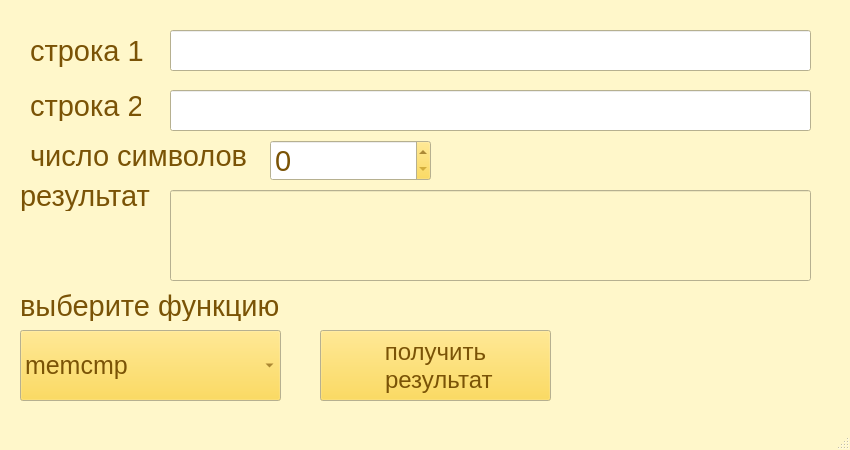
<?xml version="1.0" encoding="UTF-8"?>
<ui version="4.0">
 <class>MainWindow</class>
 <widget class="QMainWindow" name="MainWindow">
  <property name="geometry">
   <rect>
    <x>0</x>
    <y>0</y>
    <width>850</width>
    <height>450</height>
   </rect>
  </property>
  <property name="minimumSize">
   <size>
    <width>850</width>
    <height>450</height>
   </size>
  </property>
  <property name="maximumSize">
   <size>
    <width>850</width>
    <height>450</height>
   </size>
  </property>
  <property name="palette">
   <palette>
    <active>
     <colorrole role="WindowText">
      <brush brushstyle="SolidPattern">
       <color alpha="255">
        <red>122</red>
        <green>83</green>
        <blue>6</blue>
       </color>
      </brush>
     </colorrole>
     <colorrole role="Button">
      <brush brushstyle="SolidPattern">
       <color alpha="255">
        <red>253</red>
        <green>209</green>
        <blue>50</blue>
       </color>
      </brush>
     </colorrole>
     <colorrole role="Text">
      <brush brushstyle="SolidPattern">
       <color alpha="255">
        <red>122</red>
        <green>83</green>
        <blue>6</blue>
       </color>
      </brush>
     </colorrole>
     <colorrole role="ButtonText">
      <brush brushstyle="SolidPattern">
       <color alpha="255">
        <red>122</red>
        <green>83</green>
        <blue>6</blue>
       </color>
      </brush>
     </colorrole>
     <colorrole role="Window">
      <brush brushstyle="SolidPattern">
       <color alpha="255">
        <red>255</red>
        <green>247</green>
        <blue>202</blue>
       </color>
      </brush>
     </colorrole>
    </active>
    <inactive>
     <colorrole role="WindowText">
      <brush brushstyle="SolidPattern">
       <color alpha="255">
        <red>122</red>
        <green>83</green>
        <blue>6</blue>
       </color>
      </brush>
     </colorrole>
     <colorrole role="Button">
      <brush brushstyle="SolidPattern">
       <color alpha="255">
        <red>253</red>
        <green>209</green>
        <blue>50</blue>
       </color>
      </brush>
     </colorrole>
     <colorrole role="Text">
      <brush brushstyle="SolidPattern">
       <color alpha="255">
        <red>122</red>
        <green>83</green>
        <blue>6</blue>
       </color>
      </brush>
     </colorrole>
     <colorrole role="ButtonText">
      <brush brushstyle="SolidPattern">
       <color alpha="255">
        <red>122</red>
        <green>83</green>
        <blue>6</blue>
       </color>
      </brush>
     </colorrole>
     <colorrole role="Window">
      <brush brushstyle="SolidPattern">
       <color alpha="255">
        <red>255</red>
        <green>247</green>
        <blue>202</blue>
       </color>
      </brush>
     </colorrole>
    </inactive>
    <disabled>
     <colorrole role="Button">
      <brush brushstyle="SolidPattern">
       <color alpha="255">
        <red>253</red>
        <green>209</green>
        <blue>50</blue>
       </color>
      </brush>
     </colorrole>
     <colorrole role="Base">
      <brush brushstyle="SolidPattern">
       <color alpha="255">
        <red>255</red>
        <green>247</green>
        <blue>202</blue>
       </color>
      </brush>
     </colorrole>
     <colorrole role="Window">
      <brush brushstyle="SolidPattern">
       <color alpha="255">
        <red>255</red>
        <green>247</green>
        <blue>202</blue>
       </color>
      </brush>
     </colorrole>
    </disabled>
   </palette>
  </property>
  <property name="windowTitle">
   <string>MainWindow</string>
  </property>
  <property name="styleSheet">
   <string notr="true"/>
  </property>
  <widget class="QWidget" name="centralwidget">
   <widget class="QLabel" name="label">
    <property name="geometry">
     <rect>
      <x>30</x>
      <y>30</y>
      <width>181</width>
      <height>41</height>
     </rect>
    </property>
    <property name="font">
     <font>
      <pointsize>22</pointsize>
     </font>
    </property>
    <property name="text">
     <string>строка 1</string>
    </property>
   </widget>
   <widget class="QLabel" name="label_2">
    <property name="geometry">
     <rect>
      <x>30</x>
      <y>90</y>
      <width>111</width>
      <height>31</height>
     </rect>
    </property>
    <property name="font">
     <font>
      <pointsize>22</pointsize>
     </font>
    </property>
    <property name="text">
     <string>строка 2</string>
    </property>
   </widget>
   <widget class="QLineEdit" name="ln_str1">
    <property name="geometry">
     <rect>
      <x>170</x>
      <y>30</y>
      <width>641</width>
      <height>41</height>
     </rect>
    </property>
    <property name="font">
     <font>
      <pointsize>22</pointsize>
     </font>
    </property>
   </widget>
   <widget class="QLineEdit" name="ln_str2">
    <property name="geometry">
     <rect>
      <x>170</x>
      <y>90</y>
      <width>641</width>
      <height>41</height>
     </rect>
    </property>
    <property name="font">
     <font>
      <pointsize>22</pointsize>
     </font>
    </property>
   </widget>
   <widget class="QSpinBox" name="spb_N">
    <property name="geometry">
     <rect>
      <x>270</x>
      <y>140</y>
      <width>161</width>
      <height>41</height>
     </rect>
    </property>
    <property name="font">
     <font>
      <pointsize>22</pointsize>
     </font>
    </property>
   </widget>
   <widget class="QLineEdit" name="ln_ans">
    <property name="enabled">
     <bool>false</bool>
    </property>
    <property name="geometry">
     <rect>
      <x>170</x>
      <y>190</y>
      <width>641</width>
      <height>91</height>
     </rect>
    </property>
    <property name="font">
     <font>
      <pointsize>22</pointsize>
     </font>
    </property>
   </widget>
   <widget class="QLabel" name="label_3">
    <property name="geometry">
     <rect>
      <x>20</x>
      <y>180</y>
      <width>151</width>
      <height>31</height>
     </rect>
    </property>
    <property name="font">
     <font>
      <pointsize>22</pointsize>
     </font>
    </property>
    <property name="text">
     <string>результат</string>
    </property>
   </widget>
   <widget class="QLabel" name="label_4">
    <property name="geometry">
     <rect>
      <x>30</x>
      <y>140</y>
      <width>231</width>
      <height>31</height>
     </rect>
    </property>
    <property name="font">
     <font>
      <pointsize>22</pointsize>
     </font>
    </property>
    <property name="text">
     <string>число символов</string>
    </property>
   </widget>
   <widget class="QComboBox" name="comboBox">
    <property name="geometry">
     <rect>
      <x>20</x>
      <y>330</y>
      <width>261</width>
      <height>71</height>
     </rect>
    </property>
    <property name="font">
     <font>
      <pointsize>19</pointsize>
     </font>
    </property>
    <item>
     <property name="text">
      <string>memcmp</string>
     </property>
    </item>
    <item>
     <property name="text">
      <string>memcpy</string>
     </property>
    </item>
    <item>
     <property name="text">
      <string>memmove</string>
     </property>
    </item>
    <item>
     <property name="text">
      <string>memset</string>
     </property>
    </item>
    <item>
     <property name="text">
      <string>strcat</string>
     </property>
    </item>
    <item>
     <property name="text">
      <string>strcmp</string>
     </property>
    </item>
    <item>
     <property name="text">
      <string>strcoll</string>
     </property>
    </item>
    <item>
     <property name="text">
      <string>strlen</string>
     </property>
    </item>
    <item>
     <property name="text">
      <string>strncat</string>
     </property>
    </item>
    <item>
     <property name="text">
      <string>strncmp</string>
     </property>
    </item>
    <item>
     <property name="text">
      <string>strncpy</string>
     </property>
    </item>
    <item>
     <property name="text">
      <string>strtol</string>
     </property>
    </item>
    <item>
     <property name="text">
      <string>strxfrm</string>
     </property>
    </item>
   </widget>
   <widget class="QPushButton" name="pushButton">
    <property name="geometry">
     <rect>
      <x>320</x>
      <y>330</y>
      <width>231</width>
      <height>71</height>
     </rect>
    </property>
    <property name="font">
     <font>
      <pointsize>18</pointsize>
     </font>
    </property>
    <property name="text">
     <string>получить 
 результат</string>
    </property>
   </widget>
   <widget class="QLabel" name="label_5">
    <property name="geometry">
     <rect>
      <x>20</x>
      <y>290</y>
      <width>311</width>
      <height>31</height>
     </rect>
    </property>
    <property name="font">
     <font>
      <pointsize>22</pointsize>
     </font>
    </property>
    <property name="text">
     <string>выберите функцию</string>
    </property>
   </widget>
  </widget>
  <widget class="QMenuBar" name="menubar">
   <property name="geometry">
    <rect>
     <x>0</x>
     <y>0</y>
     <width>850</width>
     <height>22</height>
    </rect>
   </property>
  </widget>
  <widget class="QStatusBar" name="statusbar"/>
 </widget>
 <resources/>
 <connections/>
</ui>
